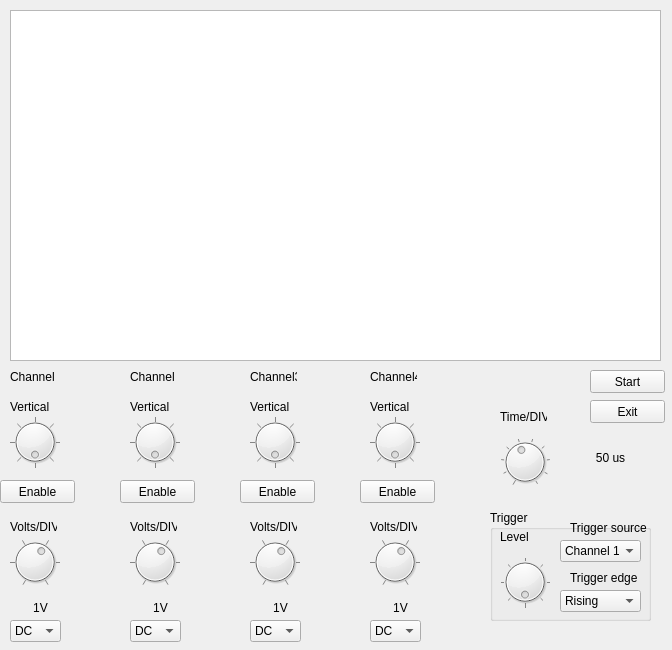
<?xml version="1.0" encoding="UTF-8"?>
<ui version="4.0">
 <class>MainWindow</class>
 <widget class="QMainWindow" name="MainWindow">
  <property name="geometry">
   <rect>
    <x>0</x>
    <y>0</y>
    <width>672</width>
    <height>650</height>
   </rect>
  </property>
  <property name="cursor">
   <cursorShape>ArrowCursor</cursorShape>
  </property>
  <property name="focusPolicy">
   <enum>Qt::NoFocus</enum>
  </property>
  <property name="windowTitle">
   <string>DSO</string>
  </property>
  <property name="statusTip">
   <string notr="true"/>
  </property>
  <property name="tabShape">
   <enum>QTabWidget::Rounded</enum>
  </property>
  <widget class="QWidget" name="centralwidget">
   <widget class="QPushButton" name="startButton">
    <property name="geometry">
     <rect>
      <x>590</x>
      <y>370</y>
      <width>75</width>
      <height>23</height>
     </rect>
    </property>
    <property name="text">
     <string>Start</string>
    </property>
   </widget>
   <widget class="QDial" name="timeDiv_dial">
    <property name="geometry">
     <rect>
      <x>500</x>
      <y>430</y>
      <width>50</width>
      <height>64</height>
     </rect>
    </property>
    <property name="maximum">
     <number>9</number>
    </property>
    <property name="value">
     <number>4</number>
    </property>
    <property name="invertedAppearance">
     <bool>false</bool>
    </property>
    <property name="wrapping">
     <bool>false</bool>
    </property>
    <property name="notchesVisible">
     <bool>true</bool>
    </property>
   </widget>
   <widget class="QLabel" name="label">
    <property name="geometry">
     <rect>
      <x>500</x>
      <y>410</y>
      <width>47</width>
      <height>13</height>
     </rect>
    </property>
    <property name="text">
     <string>Time/DIV</string>
    </property>
   </widget>
   <widget class="QGroupBox" name="groupBox">
    <property name="geometry">
     <rect>
      <x>490</x>
      <y>510</y>
      <width>161</width>
      <height>111</height>
     </rect>
    </property>
    <property name="acceptDrops">
     <bool>false</bool>
    </property>
    <property name="title">
     <string>Trigger</string>
    </property>
    <property name="flat">
     <bool>false</bool>
    </property>
    <property name="checkable">
     <bool>false</bool>
    </property>
    <widget class="QLabel" name="label_4">
     <property name="geometry">
      <rect>
       <x>80</x>
       <y>60</y>
       <width>71</width>
       <height>16</height>
      </rect>
     </property>
     <property name="text">
      <string>Trigger edge</string>
     </property>
    </widget>
    <widget class="QLabel" name="label_3">
     <property name="geometry">
      <rect>
       <x>80</x>
       <y>10</y>
       <width>81</width>
       <height>16</height>
      </rect>
     </property>
     <property name="text">
      <string>Trigger source</string>
     </property>
    </widget>
    <widget class="QComboBox" name="trigger_edge">
     <property name="geometry">
      <rect>
       <x>70</x>
       <y>80</y>
       <width>81</width>
       <height>22</height>
      </rect>
     </property>
     <property name="currentIndex">
      <number>1</number>
     </property>
     <item>
      <property name="text">
       <string>Falling</string>
      </property>
     </item>
     <item>
      <property name="text">
       <string>Rising</string>
      </property>
     </item>
    </widget>
    <widget class="QComboBox" name="trigger_source">
     <property name="geometry">
      <rect>
       <x>70</x>
       <y>30</y>
       <width>81</width>
       <height>22</height>
      </rect>
     </property>
     <item>
      <property name="text">
       <string>Channel 1</string>
      </property>
     </item>
     <item>
      <property name="text">
       <string>Channel 2</string>
      </property>
     </item>
     <item>
      <property name="text">
       <string>Channel 3</string>
      </property>
     </item>
     <item>
      <property name="text">
       <string>Channel 4</string>
      </property>
     </item>
    </widget>
    <widget class="QLabel" name="label_2">
     <property name="geometry">
      <rect>
       <x>10</x>
       <y>20</y>
       <width>47</width>
       <height>13</height>
      </rect>
     </property>
     <property name="text">
      <string>Level</string>
     </property>
    </widget>
    <widget class="QDial" name="tirgger_level_dial">
     <property name="geometry">
      <rect>
       <x>10</x>
       <y>40</y>
       <width>50</width>
       <height>64</height>
      </rect>
     </property>
     <property name="maximum">
      <number>8</number>
     </property>
     <property name="wrapping">
      <bool>true</bool>
     </property>
     <property name="notchesVisible">
      <bool>true</bool>
     </property>
    </widget>
   </widget>
   <widget class="QDial" name="ch1_vDiv_dial">
    <property name="geometry">
     <rect>
      <x>10</x>
      <y>530</y>
      <width>50</width>
      <height>64</height>
     </rect>
    </property>
    <property name="maximum">
     <number>5</number>
    </property>
    <property name="pageStep">
     <number>1</number>
    </property>
    <property name="value">
     <number>3</number>
    </property>
    <property name="wrapping">
     <bool>false</bool>
    </property>
    <property name="notchesVisible">
     <bool>true</bool>
    </property>
   </widget>
   <widget class="QDial" name="ch1_vertical_dial">
    <property name="geometry">
     <rect>
      <x>10</x>
      <y>410</y>
      <width>50</width>
      <height>64</height>
     </rect>
    </property>
    <property name="maximum">
     <number>8</number>
    </property>
    <property name="pageStep">
     <number>1</number>
    </property>
    <property name="wrapping">
     <bool>true</bool>
    </property>
    <property name="notchTarget">
     <double>3.700000000000000</double>
    </property>
    <property name="notchesVisible">
     <bool>true</bool>
    </property>
   </widget>
   <widget class="QComboBox" name="ch1_coupling">
    <property name="geometry">
     <rect>
      <x>10</x>
      <y>620</y>
      <width>51</width>
      <height>22</height>
     </rect>
    </property>
    <property name="currentIndex">
     <number>1</number>
    </property>
    <item>
     <property name="text">
      <string>GND</string>
     </property>
    </item>
    <item>
     <property name="text">
      <string>DC</string>
     </property>
    </item>
    <item>
     <property name="text">
      <string>AC</string>
     </property>
    </item>
   </widget>
   <widget class="QLabel" name="label_5">
    <property name="geometry">
     <rect>
      <x>10</x>
      <y>400</y>
      <width>47</width>
      <height>13</height>
     </rect>
    </property>
    <property name="text">
     <string>Vertical</string>
    </property>
   </widget>
   <widget class="QLabel" name="label_6">
    <property name="geometry">
     <rect>
      <x>10</x>
      <y>520</y>
      <width>47</width>
      <height>13</height>
     </rect>
    </property>
    <property name="text">
     <string>Volts/DIV</string>
    </property>
   </widget>
   <widget class="QPushButton" name="ch1_enable_button">
    <property name="geometry">
     <rect>
      <x>0</x>
      <y>480</y>
      <width>75</width>
      <height>23</height>
     </rect>
    </property>
    <property name="text">
     <string>Enable</string>
    </property>
   </widget>
   <widget class="QDial" name="ch2_vDiv_dial">
    <property name="geometry">
     <rect>
      <x>130</x>
      <y>530</y>
      <width>50</width>
      <height>64</height>
     </rect>
    </property>
    <property name="maximum">
     <number>5</number>
    </property>
    <property name="pageStep">
     <number>1</number>
    </property>
    <property name="value">
     <number>3</number>
    </property>
    <property name="wrapping">
     <bool>false</bool>
    </property>
    <property name="notchesVisible">
     <bool>true</bool>
    </property>
   </widget>
   <widget class="QPushButton" name="ch2_enable_button">
    <property name="geometry">
     <rect>
      <x>120</x>
      <y>480</y>
      <width>75</width>
      <height>23</height>
     </rect>
    </property>
    <property name="text">
     <string>Enable</string>
    </property>
   </widget>
   <widget class="QComboBox" name="ch2_coupling">
    <property name="geometry">
     <rect>
      <x>130</x>
      <y>620</y>
      <width>51</width>
      <height>22</height>
     </rect>
    </property>
    <property name="currentIndex">
     <number>1</number>
    </property>
    <item>
     <property name="text">
      <string>GND</string>
     </property>
    </item>
    <item>
     <property name="text">
      <string>DC</string>
     </property>
    </item>
    <item>
     <property name="text">
      <string>AC</string>
     </property>
    </item>
   </widget>
   <widget class="QLabel" name="label_7">
    <property name="geometry">
     <rect>
      <x>130</x>
      <y>520</y>
      <width>47</width>
      <height>13</height>
     </rect>
    </property>
    <property name="text">
     <string>Volts/DIV</string>
    </property>
   </widget>
   <widget class="QDial" name="ch2_vertical_dial">
    <property name="geometry">
     <rect>
      <x>130</x>
      <y>410</y>
      <width>50</width>
      <height>64</height>
     </rect>
    </property>
    <property name="maximum">
     <number>8</number>
    </property>
    <property name="pageStep">
     <number>1</number>
    </property>
    <property name="wrapping">
     <bool>true</bool>
    </property>
    <property name="notchTarget">
     <double>3.700000000000000</double>
    </property>
    <property name="notchesVisible">
     <bool>true</bool>
    </property>
   </widget>
   <widget class="QLabel" name="label_8">
    <property name="geometry">
     <rect>
      <x>130</x>
      <y>400</y>
      <width>47</width>
      <height>13</height>
     </rect>
    </property>
    <property name="text">
     <string>Vertical</string>
    </property>
   </widget>
   <widget class="QDial" name="ch3_vDiv_dial">
    <property name="geometry">
     <rect>
      <x>250</x>
      <y>530</y>
      <width>50</width>
      <height>64</height>
     </rect>
    </property>
    <property name="maximum">
     <number>5</number>
    </property>
    <property name="pageStep">
     <number>1</number>
    </property>
    <property name="value">
     <number>3</number>
    </property>
    <property name="wrapping">
     <bool>false</bool>
    </property>
    <property name="notchesVisible">
     <bool>true</bool>
    </property>
   </widget>
   <widget class="QPushButton" name="ch3_enable_button">
    <property name="geometry">
     <rect>
      <x>240</x>
      <y>480</y>
      <width>75</width>
      <height>23</height>
     </rect>
    </property>
    <property name="text">
     <string>Enable</string>
    </property>
   </widget>
   <widget class="QComboBox" name="ch3_coupling">
    <property name="geometry">
     <rect>
      <x>250</x>
      <y>620</y>
      <width>51</width>
      <height>22</height>
     </rect>
    </property>
    <property name="currentIndex">
     <number>1</number>
    </property>
    <item>
     <property name="text">
      <string>GND</string>
     </property>
    </item>
    <item>
     <property name="text">
      <string>DC</string>
     </property>
    </item>
    <item>
     <property name="text">
      <string>AC</string>
     </property>
    </item>
   </widget>
   <widget class="QLabel" name="label_9">
    <property name="geometry">
     <rect>
      <x>250</x>
      <y>520</y>
      <width>47</width>
      <height>13</height>
     </rect>
    </property>
    <property name="text">
     <string>Volts/DIV</string>
    </property>
   </widget>
   <widget class="QDial" name="ch3_vertical_dial">
    <property name="geometry">
     <rect>
      <x>250</x>
      <y>410</y>
      <width>50</width>
      <height>64</height>
     </rect>
    </property>
    <property name="maximum">
     <number>8</number>
    </property>
    <property name="pageStep">
     <number>1</number>
    </property>
    <property name="wrapping">
     <bool>true</bool>
    </property>
    <property name="notchTarget">
     <double>3.700000000000000</double>
    </property>
    <property name="notchesVisible">
     <bool>true</bool>
    </property>
   </widget>
   <widget class="QLabel" name="label_10">
    <property name="geometry">
     <rect>
      <x>250</x>
      <y>400</y>
      <width>47</width>
      <height>13</height>
     </rect>
    </property>
    <property name="text">
     <string>Vertical</string>
    </property>
   </widget>
   <widget class="QDial" name="ch4_vDiv_dial">
    <property name="geometry">
     <rect>
      <x>370</x>
      <y>530</y>
      <width>50</width>
      <height>64</height>
     </rect>
    </property>
    <property name="maximum">
     <number>5</number>
    </property>
    <property name="pageStep">
     <number>1</number>
    </property>
    <property name="value">
     <number>3</number>
    </property>
    <property name="wrapping">
     <bool>false</bool>
    </property>
    <property name="notchesVisible">
     <bool>true</bool>
    </property>
   </widget>
   <widget class="QPushButton" name="ch4_enable_button">
    <property name="geometry">
     <rect>
      <x>360</x>
      <y>480</y>
      <width>75</width>
      <height>23</height>
     </rect>
    </property>
    <property name="text">
     <string>Enable</string>
    </property>
   </widget>
   <widget class="QComboBox" name="ch4_coupling">
    <property name="geometry">
     <rect>
      <x>370</x>
      <y>620</y>
      <width>51</width>
      <height>22</height>
     </rect>
    </property>
    <property name="currentIndex">
     <number>1</number>
    </property>
    <item>
     <property name="text">
      <string>GND</string>
     </property>
    </item>
    <item>
     <property name="text">
      <string>DC</string>
     </property>
    </item>
    <item>
     <property name="text">
      <string>AC</string>
     </property>
    </item>
   </widget>
   <widget class="QLabel" name="label_11">
    <property name="geometry">
     <rect>
      <x>370</x>
      <y>520</y>
      <width>47</width>
      <height>13</height>
     </rect>
    </property>
    <property name="text">
     <string>Volts/DIV</string>
    </property>
   </widget>
   <widget class="QDial" name="ch4_vertical_dial">
    <property name="geometry">
     <rect>
      <x>370</x>
      <y>410</y>
      <width>50</width>
      <height>64</height>
     </rect>
    </property>
    <property name="maximum">
     <number>8</number>
    </property>
    <property name="pageStep">
     <number>1</number>
    </property>
    <property name="wrapping">
     <bool>true</bool>
    </property>
    <property name="notchTarget">
     <double>3.700000000000000</double>
    </property>
    <property name="notchesVisible">
     <bool>true</bool>
    </property>
   </widget>
   <widget class="QLabel" name="label_12">
    <property name="geometry">
     <rect>
      <x>370</x>
      <y>400</y>
      <width>47</width>
      <height>13</height>
     </rect>
    </property>
    <property name="text">
     <string>Vertical</string>
    </property>
   </widget>
   <widget class="QLabel" name="label_13">
    <property name="geometry">
     <rect>
      <x>10</x>
      <y>370</y>
      <width>47</width>
      <height>13</height>
     </rect>
    </property>
    <property name="text">
     <string>Channel 1</string>
    </property>
   </widget>
   <widget class="QLabel" name="label_14">
    <property name="geometry">
     <rect>
      <x>130</x>
      <y>370</y>
      <width>47</width>
      <height>13</height>
     </rect>
    </property>
    <property name="text">
     <string>Channel 2</string>
    </property>
   </widget>
   <widget class="QLabel" name="label_15">
    <property name="geometry">
     <rect>
      <x>250</x>
      <y>370</y>
      <width>47</width>
      <height>13</height>
     </rect>
    </property>
    <property name="text">
     <string>Channel3</string>
    </property>
   </widget>
   <widget class="QLabel" name="label_16">
    <property name="geometry">
     <rect>
      <x>370</x>
      <y>370</y>
      <width>47</width>
      <height>13</height>
     </rect>
    </property>
    <property name="text">
     <string>Channel4</string>
    </property>
   </widget>
   <widget class="QLabel" name="timeDiv_label">
    <property name="geometry">
     <rect>
      <x>570</x>
      <y>450</y>
      <width>81</width>
      <height>16</height>
     </rect>
    </property>
    <property name="text">
     <string>50 us</string>
    </property>
    <property name="alignment">
     <set>Qt::AlignCenter</set>
    </property>
   </widget>
   <widget class="QLabel" name="ch1_vDiv_label">
    <property name="geometry">
     <rect>
      <x>10</x>
      <y>600</y>
      <width>61</width>
      <height>16</height>
     </rect>
    </property>
    <property name="text">
     <string>1V</string>
    </property>
    <property name="alignment">
     <set>Qt::AlignCenter</set>
    </property>
   </widget>
   <widget class="QLabel" name="ch2_vDiv_label">
    <property name="geometry">
     <rect>
      <x>130</x>
      <y>600</y>
      <width>61</width>
      <height>16</height>
     </rect>
    </property>
    <property name="text">
     <string>1V</string>
    </property>
    <property name="alignment">
     <set>Qt::AlignCenter</set>
    </property>
   </widget>
   <widget class="QLabel" name="ch3_vDiv_label">
    <property name="geometry">
     <rect>
      <x>250</x>
      <y>600</y>
      <width>61</width>
      <height>16</height>
     </rect>
    </property>
    <property name="text">
     <string>1V</string>
    </property>
    <property name="alignment">
     <set>Qt::AlignCenter</set>
    </property>
   </widget>
   <widget class="QLabel" name="ch4_vDiv_label">
    <property name="geometry">
     <rect>
      <x>370</x>
      <y>600</y>
      <width>61</width>
      <height>16</height>
     </rect>
    </property>
    <property name="text">
     <string>1V</string>
    </property>
    <property name="alignment">
     <set>Qt::AlignCenter</set>
    </property>
   </widget>
   <widget class="QPushButton" name="exitButton">
    <property name="geometry">
     <rect>
      <x>590</x>
      <y>400</y>
      <width>75</width>
      <height>23</height>
     </rect>
    </property>
    <property name="text">
     <string>Exit</string>
    </property>
   </widget>
   <widget class="PlotWidget" name="graphicsView">
    <property name="geometry">
     <rect>
      <x>10</x>
      <y>10</y>
      <width>651</width>
      <height>351</height>
     </rect>
    </property>
    <property name="verticalScrollBarPolicy">
     <enum>Qt::ScrollBarAsNeeded</enum>
    </property>
    <property name="horizontalScrollBarPolicy">
     <enum>Qt::ScrollBarAsNeeded</enum>
    </property>
   </widget>
  </widget>
 </widget>
 <customwidgets>
  <customwidget>
   <class>PlotWidget</class>
   <extends>QGraphicsView</extends>
   <header>pyqtgraph</header>
  </customwidget>
 </customwidgets>
 <resources/>
 <connections/>
</ui>
